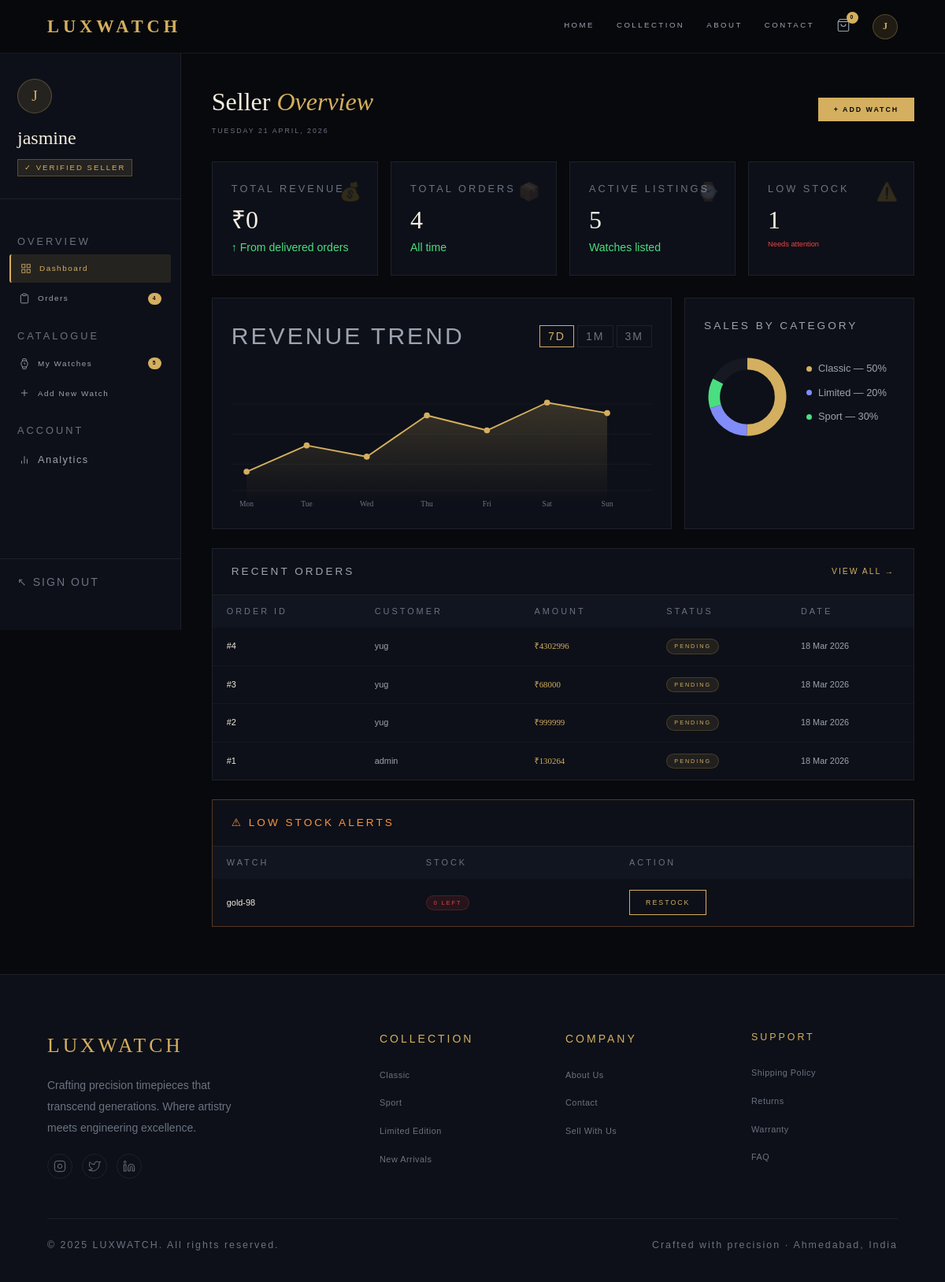
The app's page /seller/ (signed in) with its own data.
### Eapp/models.py (models this page shows, shortened)
class User(AbstractUser):
    ROLE_CHOICES = (
        ('admin', 'Admin'),
        ('seller', 'Seller'),
        ('buyer', 'Buyer'),
    )
    role = models.CharField(max_length=10, choices=ROLE_CHOICES, default='')
    phone = models.CharField(max_length=20, blank=True)
    address = models.TextField(blank=True)

class Order(models.Model):
    STATUS_CHOICES = (
        ('pending', 'Pending'),
        ('confirmed', 'Confirmed'),
        ('shipped', 'Shipped'),
        ('delivered', 'Delivered'),
        ('cancelled', 'Cancelled'),
    )
    user = models.ForeignKey(User, on_delete=models.CASCADE, related_name='orders')
    status = models.CharField(max_length=20, choices=STATUS_CHOICES, default='pending')
    created_at = models.DateTimeField(auto_now_add=True)
    total_price = models.FloatField()
    shipping_address = models.TextField(blank=True)

class Watch(models.Model):
    CATEGORY_CHOICES = (
        ('classic', 'Classic'),
        ('sport', 'Sport'),
        ('limited', 'Limited Edition'),
        ('new', 'New Arrival'),
    )
    seller = models.ForeignKey(User, on_delete=models.CASCADE, related_name='watches')
    name = models.CharField(max_length=200)
    brand = models.CharField(max_length=100)
    price = models.FloatField()
    description = models.TextField()
    image = models.ImageField(upload_to='watches/')
    stock = models.IntegerField(default=0)
    category = models.CharField(max_length=20, choices=CATEGORY_CHOICES, default='classic')
    material = models.CharField(max_length=100, blank=True)
    movement = models.CharField(max_length=100, blank=True)
    is_featured = models.BooleanField(default=False)
    is_active = models.BooleanField(default=True)
    views_count = models.IntegerField(default=0)
    created_at = models.DateTimeField(auto_now_add=True)

### Eapp/views.py (the view)
# urls.py: path('seller/', views.seller_dashboard, name='seller_dashboard'),
@login_required
def seller_dashboard(request):
    if request.user.role not in ('seller', 'admin'):
        return redirect('homepage')
    watches = Watch.objects.filter(seller=request.user)
    orders = Order.objects.filter(items__watch__seller=request.user).distinct().order_by('-created_at')
    revenue = orders.filter(status='delivered').aggregate(total=Sum('total_price'))['total'] or 0
    context = {
        'watches': watches,
        'orders': orders[:10],
        'total_watches': watches.count(),
        'total_orders': orders.count(),
        'revenue': revenue,
        'low_stock': watches.filter(stock__lte=3),
    }
    return render(request, 'seller_dashboard.html', context)

### Eapp/templates/seller_dashboard.html (shortened to what this page needs)
{% extends 'base.html' %}
{% block content %}
<div class="dash-layout">
  <aside class="dash-sidebar">
    <div class="dash-sidebar-top">
      <div class="dash-avatar">{{ user.username|first|upper }}</div>
      <div style="font-size: 1.500rem;" class="dash-seller-name">{{ user.username }}</div>
      <div style="font-size: 0.600rem;" class="dash-badge">✓ Verified Seller</div>
    </div>
    <nav class="dash-nav">
      <span style="font-size: 0.800rem;" class="dash-nav-label">Overview</span>
      <div class="dash-link active" onclick="showPage('overview',this)">
        <svg width="14" height="14" viewBox="0 0 24 24" fill="none" stroke="currentColor" stroke-width="1.5"><rect x="3" y="3" width="7" height="7"/><rect x="14" y="3" width="7" height="7"/><rect x="14" y="14" width="7" height="7"/><rect x="3" y="14" width="7" height="7"/></svg>
        Dashboard
      </div>
      <div class="dash-link" onclick="showPage('orders',this)">
        <svg width="14" height="14" viewBox="0 0 24 24" fill="none" stroke="currentColor" stroke-width="1.5"><path d="M16 4h2a2 2 0 012 2v14a2 2 0 01-2 2H6a2 2 0 01-2-2V6a2 2 0 012-2h2"/><rect x="8" y="2" width="8" height="4" rx="1"/></svg>
        Orders
        {% if orders %}<span class="dash-badge-count">{{ orders|length }}</span>{% endif %}
      </div>
      <span  style="font-size: 0.800rem;" class="dash-nav-label">Catalogue</span>
      <div class="dash-link" onclick="showPage('watches',this)">
        My Watches
        <span class="dash-badge-count">{{ total_watches }}</span>
      </div>
      <a class="dash-link" href="{% url 'add_watch' %}">
        <svg width="14" height="14" viewBox="0 0 24 24" fill="none" stroke="currentColor" stroke-width="1.5"><line x1="12" y1="5" x2="12" y2="19"/><line x1="5" y1="12" x2="19" y2="12"/></svg>
        Add New Watch
      </a>
      <span  style="font-size: 0.800rem;" class="dash-nav-label">Account</span>
      <div style="font-size: 0.800rem;" class="dash-link" onclick="showPage('analytics',this)">
        <svg width="14" height="14" viewBox="0 0 24 24" fill="none" stroke="currentColor" stroke-width="1.5"><line x1="18" y1="20" x2="18" y2="10"/><line x1="12" y1="20" x2="12" y2="4"/><line x1="6" y1="20" x2="6" y2="14"/></svg>
        Analytics
      </div>
    </nav>
    <div class="dash-sidebar-footer">
      <a href="{% url 'logout' %}" style="font-size:.88rem;letter-spacing:2px;color:var(--muted);text-transform:uppercase;transition:color .3s;" onmouseover="this.style.color='var(--danger)'" onmouseout="this.style.color='var(--muted)'">↖ Sign Out</a>
    </div>
  </aside>
  <main class="dash-main">
    <div class="dash-page active" id="page-overview">
      <div class="dash-topbar">
        <div><div class="dash-title">Seller <span>Overview</span></div><div class="dash-date" id="dashDate"></div></div>
        <a href="{% url 'add_watch' %}" class="btn-gold btn-sm">+ Add Watch</a>
      </div>
      <div class="kpi-grid">
        <div class="kpi-card"><div class="kpi-label">Total Revenue</div><div class="kpi-value">₹{{ revenue|floatformat:0 }}</div><div class="kpi-change up">↑ From delivered orders</div><div class="kpi-icon" style="font-size:1.4rem;">💰</div></div>
        <div class="kpi-card"><div class="kpi-label">Total Orders</div><div class="kpi-value">{{ total_orders }}</div><div class="kpi-change up">All time</div><div class="kpi-icon" style="font-size:1.4rem;">📦</div></div>
        <div class="kpi-card"><div class="kpi-label">Active Listings</div><div class="kpi-value">{{ total_watches }}</div><div class="kpi-change up">Watches listed</div><div class="kpi-icon" style="font-size:1.4rem;">⌚</div></div>
        <div class="kpi-card"><div class="kpi-label">Low Stock</div><div class="kpi-value">{{ low_stock|length }}</div><div class="kpi-change {% if low_stock %}down{% else %}up{% endif %}">{% if low_stock %}Needs attention{% else %}All stocked{% endif %}</div><div class="kpi-icon" style="font-size:1.4rem;">⚠️</div></div>
      </div>
      <div class="charts-grid">
        <div class="chart-card">
          <div class="chart-hdr">
            <div style="font-size:1.88rem;"  class="chart-title">Revenue Trend</div>
            <div class="period-btns">
              <button style="font-size:.88rem;"  class="period-btn active">7D</button>
              <button style="font-size:.88rem;"  class="period-btn">1M</button>
              <button style="font-size:.88rem;"  class="period-btn">3M</button>
            </div>
          </div>
          <svg viewBox="0 0 560 180" xmlns="http://www.w3.org/2000/svg" style="width:100%;display:block;">
            <text x="20" y="176" fill="#6b7280" font-size="10" text-anchor="middle" font-family="Josefin Sans">Mon</text>
            <text x="100" y="176" fill="#6b7280" font-size="10" text-anchor="middle" font-family="Josefin Sans">Tue</text>
            <text x="180" y="176" fill="#6b7280" font-size="10" text-anchor="middle" font-family="Josefin Sans">Wed</text>
            <text x="260" y="176" fill="#6b7280" font-size="10" text-anchor="middle" font-family="Josefin Sans">Thu</text>
            <text x="340" y="176" fill="#6b7280" font-size="10" text-anchor="middle" font-family="Josefin Sans">Fri</text>
            <text x="420" y="176" fill="#6b7280" font-size="10" text-anchor="middle" font-family="Josefin Sans">Sat</text>
            <text x="500" y="176" fill="#6b7280" font-size="10" text-anchor="middle" font-family="Josefin Sans">Sun</text>
          </svg>
        </div>
        <div class="chart-card">
          <div  class="chart-hdr"><div class="chart-title">Sales by Category</div></div>
          <div class="donut-wrap">
            <div class="legend">
              <div class="legend-item"><div class="legend-dot" style="background:#d4af5f"></div>Classic — 50%</div>
              <div class="legend-item"><div class="legend-dot" style="background:#818cf8"></div>Limited — 20%</div>
              <div class="legend-item"><div class="legend-dot" style="background:#4ade80"></div>Sport — 30%</div>
            </div>
          </div>
        </div>
      </div>
      <div class="table-card">
        <div class="table-hdr"><div class="table-title">Recent Orders</div><span onclick="showPage('orders',null)" style="font-size:.65rem;color:var(--gold);cursor:pointer;letter-spacing:2px;">VIEW ALL →</span></div>
        <table class="data-table">
          <thead><tr><th>Order ID</th><th>Customer</th><th>Amount</th><th>Status</th><th>Date</th></tr></thead>
          <tbody>
            {% for order in orders %}
            <tr>
              <td style="color:var(--white);">#{{ order.id }}</td>
              <td>{{ order.user.username }}</td>
              <td style="font-family:var(--font-d);color:var(--gold);">₹{{ order.total_price|floatformat:0 }}</td>
              <td><span class="badge badge-{{ order.status }}">{{ order.get_status_display }}</span></td>
              <td>{{ order.created_at|date:"d M Y" }}</td>
            </tr>
            {% empty %}
            <tr><td colspan="5" style="text-align:center;padding:30px;color:var(--muted);">No orders yet</td></tr>
            {% endfor %}
          </tbody>
        </table>
      </div>
      {% if low_stock %}
      <div class="table-card" style="border-color:rgba(251,146,60,.3);">
        <div class="table-hdr"><div class="table-title" style="color:#fb923c;">⚠ Low Stock Alerts</div></div>
        <table class="data-table">
          <thead><tr><th>Watch</th><th>Stock</th><th>Action</th></tr></thead>
          <tbody>
            {% for w in low_stock %}
            <tr>
              <td style="color:var(--white);">{{ w.name }}</td>
              <td><span class="badge badge-{% if w.stock == 0 %}sold{% else %}low{% endif %}">{{ w.stock }} left</span></td>
              <td><a href="{% url 'edit_watch' w.pk %}" class="btn-outline btn-sm">Restock</a></td>
            </tr>
            {% endfor %}
          </tbody>
        </table>
      </div>
      {% endif %}
    </div>
  </main>
</div>
{% endblock %}

### Eapp/templates/navbar.html (shortened to what this page needs)
{% load static %}
<nav id="navbar">
  <a class="nav-logo" href="{% url 'homepage' %}">LUXWATCH</a>
  <ul style="font-size: 0.975rem;" class="nav-links" id="navLinks">
    <li><a href="{% url 'homepage' %}">Home</a></li>
    <li><a href="{% url 'productpage' %}">Collection</a></li>
    <li><a href="{% url 'aboutpage' %}">About</a></li>
    <li><a href="{% url 'contact' %}">Contact</a></li>
    {% if user.is_authenticated %}
      <li><a href="{% url 'cart' %}" class="nav-icon-link">
        <svg width="18" height="18" viewBox="0 0 24 24" fill="none" stroke="currentColor" stroke-width="1.5"><path d="M6 2 3 6v14a2 2 0 002 2h14a2 2 0 002-2V6l-3-4z"/><line x1="3" y1="6" x2="21" y2="6"/><path d="M16 10a4 4 0 01-8 0"/></svg>
        <span class="cart-badge">{% with count=user.cart_items.count %}{{ count }}{% endwith %}</span>
      </a></li>
      <li class="nav-user-menu">
        <span class="nav-avatar">{{ user.username|first|upper }}</span>
      </li>
    {% else %}
      <li><a href="{% url 'login' %}" class="nav-cta">Sign In</a></li>
    {% endif %}
  </ul>
</nav>

### Eapp/templates/seller_dashboard.html (style rules this page uses)
.dash-page { display:none; }
.dash-page.active { display:block; }

### records on screen
User: username|first "J", username "jasmine"
Order: id "4", user.username "yug", total_price "4302996", status "PENDING", created_at "18 Mar 2026"
Order: id "3", user.username "yug", total_price "68000", status "PENDING", created_at "18 Mar 2026"
Order: id "2", user.username "yug", total_price "999999", status "PENDING", created_at "18 Mar 2026"
Order: id "1", user.username "admin", total_price "130264", status "PENDING", created_at "18 Mar 2026"
Watch: name "gold-98", stock "0"

### other values on screen
{{ count }} "0"
{{ orders|length }} "4"
{{ total_watches }} "5"
{{ revenue|floatformat:0 }} "0"
{{ total_orders }} "4"
{{ low_stock|length }} "1"
